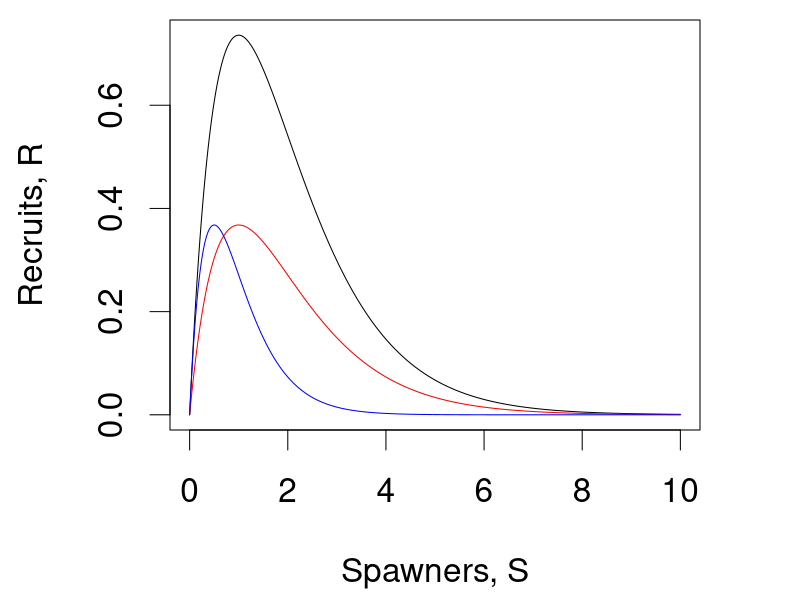

R code for this plot:
# Plot Ricker curve with example parameter values
ricker <- function(Svec, alpha, beta)
{
  alpha * Svec * (exp(- beta * Svec))
}

S = seq(0, 10, by=0.01)
png("ricker.png",
    width = 700)
par(cex = 2,
    mai = c(1.7, 1.7, 0.2, 1))
plot(S, ricker(Svec = S, alpha = 2, beta = 1),
     type = "l",
     xlab = "Spawners, S",
     ylab = "Recruits, R")
lines(S, ricker(Svec = S, alpha = 1, beta = 1),
      col = "red")
lines(S, ricker(Svec = S, alpha = 2, beta = 2),
      col = "blue")
dev.off()
